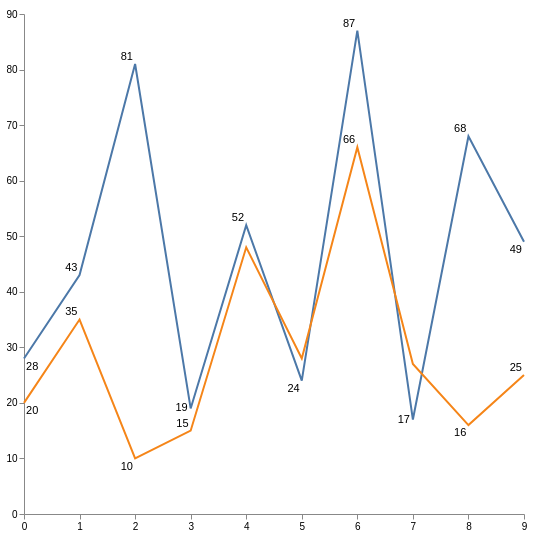

Write a Vega-Lite specification for this figure.
### Vega specification from a JSON file in a GitHub repository (floating-point values rounded to 4 significant figures)
{"$schema": "https://vega.github.io/schema/vega/v4.json", "width": 500, "height": 500, "padding": 5, "data": [{"name": "table", "values": [{"x": 0, "y": 28, "c": 0}, {"x": 0, "y": 20, "c": 1}, {"x": 1, "y": 43, "c": 0}, {"x": 1, "y": 35, "c": 1}, {"x": 2, "y": 81, "c": 0}, {"x": 2, "y": 10, "c": 1}, {"x": 3, "y": 19, "c": 0}, {"x": 3, "y": 15, "c": 1}, {"x": 4, "y": 52, "c": 0}, {"x": 4, "y": 48, "c": 1}, {"x": 5, "y": 24, "c": 0}, {"x": 5, "y": 28, "c": 1}, {"x": 6, "y": 87, "c": 0}, {"x": 6, "y": 66, "c": 1}, {"x": 7, "y": 17, "c": 0}, {"x": 7, "y": 27, "c": 1}, {"x": 8, "y": 68, "c": 0}, {"x": 8, "y": 16, "c": 1}, {"x": 9, "y": 49, "c": 0}, {"x": 9, "y": 25, "c": 1}]}], "scales": [{"name": "x", "type": "point", "range": "width", "domain": {"data": "table", "field": "x"}}, {"name": "y", "type": "linear", "range": "height", "nice": true, "zero": true, "domain": {"data": "table", "field": "y"}}, {"name": "color", "type": "ordinal", "range": "category", "domain": {"data": "table", "field": "c"}}], "axes": [{"orient": "bottom", "scale": "x"}, {"orient": "left", "scale": "y"}], "marks": [{"type": "group", "name": "group", "from": {"facet": {"name": "series", "data": "table", "groupby": "c"}}, "marks": [{"type": "line", "from": {"data": "series"}, "encode": {"enter": {"x": {"scale": "x", "field": "x"}, "y": {"scale": "y", "field": "y"}, "stroke": {"scale": "color", "field": "c"}, "strokeWidth": {"value": 2}, "interpolate": "monotone", "fillOpacity": {"value": 1}}}}]}, {"type": "text", "from": {"data": "table"}, "encode": {"enter": {"x": {"scale": "x", "field": "x"}, "y": {"scale": "y", "field": "y"}, "text": {"field": "y"}}}, "transform": [{"type": "label", "offset": [3], "size": [500, 500], "avoidMarks": ["group"]}]}]}
